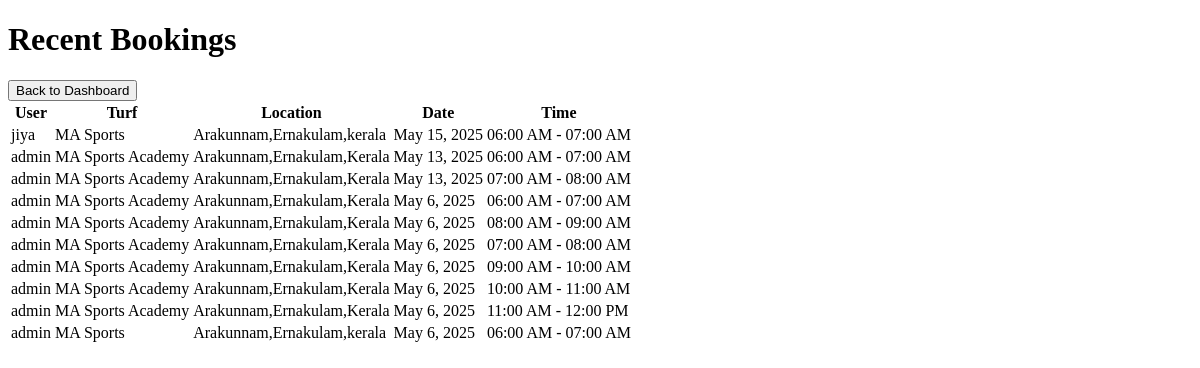
The page /recent_bookings/ on the database as committed earlier.
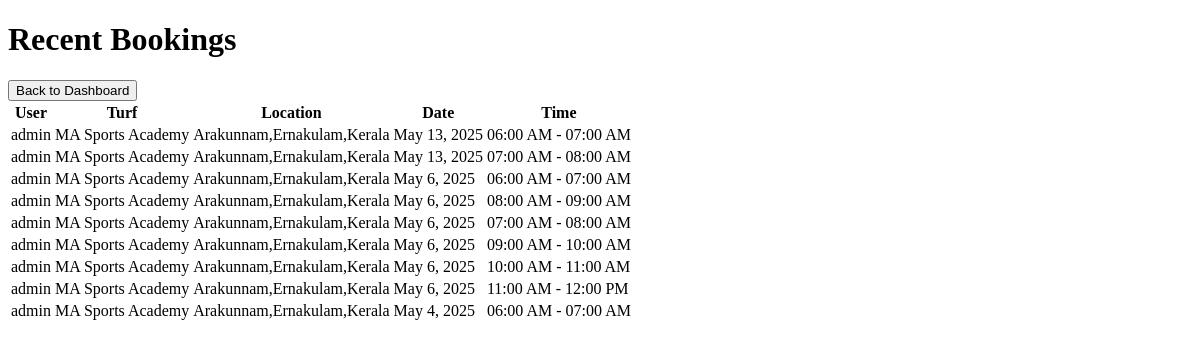
The same page on the database as committed later.
### turf_app/models.py (models this page shows, shortened)
class Booking(models.Model):
    user = models.ForeignKey(User, on_delete=models.CASCADE)
    slot = models.ForeignKey('Slot', on_delete=models.CASCADE)
    address = models.CharField(max_length=255, default="Not provided")
    email = models.EmailField(max_length=254, blank=True, null=True)
    phone_number = models.CharField(max_length=15)
    sport = models.CharField(max_length=100)
    players = models.IntegerField(default=1)
    created_at = models.DateTimeField(default=timezone.now)  # Set a default

class Slot(models.Model):
    turf = models.ForeignKey(Turf, on_delete=models.CASCADE)
    date = models.DateField()
    start_time = models.TimeField()
    end_time = models.TimeField()
    is_booked = models.BooleanField(default=False)

class Turf(models.Model):
    name = models.CharField(max_length=255)
    location = models.CharField(max_length=255)
    images = models.ImageField(upload_to='turf_images/')
    sport_types = models.CharField(max_length=100, choices=[('Football', 'Football'), ('Cricket', 'Cricket')])
    open_time = models.TimeField()
    close_time = models.TimeField()

### turf_app/views.py (the view)
# urls.py: path('recent_bookings/', views.recent_bookings, name='recent_bookings'),
def recent_bookings(request):
    bookings = Booking.objects.select_related('slot').order_by('-slot__date')[:10]
    return render(request, 'recent_bookings.html', {'bookings': bookings})

### templates/recent_bookings.html (shortened to what this page needs)
<!DOCTYPE html>
<html lang="en">
<head>
</head>
<body>
    <h1>Recent Bookings</h1>
    <a href="{% url 'admin_index' %}"><button>Back to Dashboard</button></a>
    <table>
        <tr>
            <th>User</th>
            <th>Turf</th>
            <th>Location</th>
            <th>Date</th>
            <th>Time</th>
        </tr>
        {% for booking in bookings %}
        <tr>
            <td>{{ booking.user.username }}</td>
            <td>{{ booking.slot.turf.name }}</td>
            <td>{{ booking.slot.turf.location }}</td>
            <td>{{ booking.slot.date }}</td>
            <td>{{ booking.slot.start_time|time:"h:i A" }} - {{ booking.slot.end_time|time:"h:i A" }}</td>
        </tr>
        {% endfor %}
    </table>
</body>
</html>

Rows that differ between the two databases and show on the page:
removed Booking: user.username "jiya", slot.turf.name "MA Sports", slot.turf.location "Arakunnam,Ernakulam,kerala", slot "May 15, 2025", slot.start_time "06:00 AM", slot.end_time "07:00 AM"
removed Booking: user.username "admin", slot.turf.name "MA Sports", slot.turf.location "Arakunnam,Ernakulam,kerala", slot "May 6, 2025", slot.start_time "06:00 AM", slot.end_time "07:00 AM"
now on this page (row unchanged): Booking: user.username "admin", slot.turf.name "MA Sports Academy", slot.turf.location "Arakunnam,Ernakulam,Kerala", slot "May 4, 2025", slot.start_time "06:00 AM", slot.end_time "07:00 AM"
